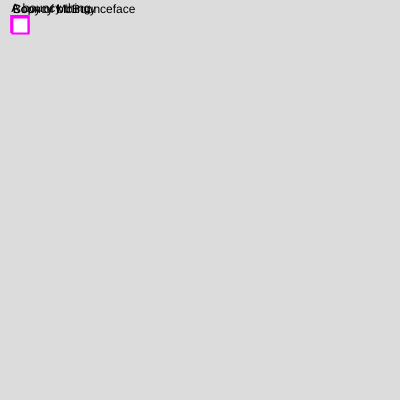
Frame 1 (no input)
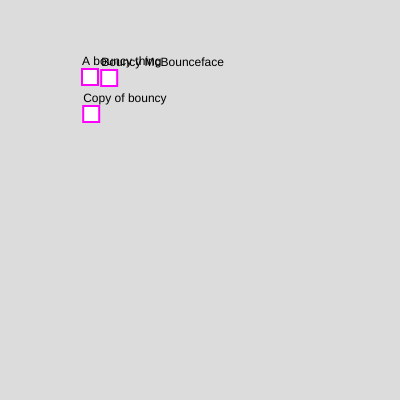
Frame 60 (no input)
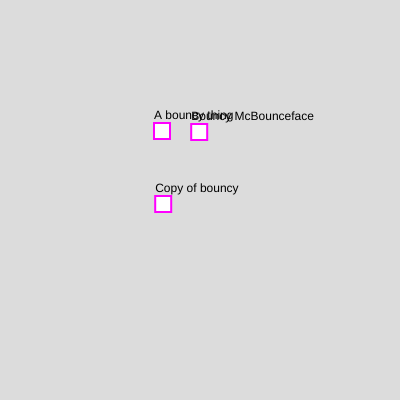
Frame 120 (the mouse pressed at the canvas centre since frame 60)

The p5.js sketch that drew these frames (run headless with seeded random() and noise() and a simulated clock; from frame 60 on, the mouse is pressed at the canvas centre):

// p5.js sketch
// ── sketch.js
let bouncy = {
    size: 16,
    posX: 10,
    posY: 15,
    vitX: 1.2,
    vitY: 0.9,
    name: "A bouncy thing",

    bouger: function () {
        this.posX += this.vitX;
        this.posY += this.vitY;
    },

    rebondir: function () {
        if (this.posX + this.size > width || this.posX < 0) {
            this.vitX *= -1;
            this.changerNom(); 
        }
        if (this.posY + this.size > height || this.posY < 0) {
            this.vitY *= -1;
            this.changerNom(); 
        }
    },

    afficher: function () {
        stroke(255, 0, 255);
        strokeWeight(2);
        square(this.posX, this.posY, this.size);
        noStroke();
        text(this.name, this.posX, this.posY - 4);
    },

    changerNom: function () {
        let noms = ["Wow", "Prout Prout", "Adrien", "Miaou", "Waouf", "Caca"];
        this.name = random(noms);
    },

    update: function () {
        this.bouger();
        this.rebondir();
        this.afficher();
    }
};


let bBouncy = Object.create(bouncy);
bBouncy.name = "Bouncy McBounceface";
bBouncy.vitX = 1.5;

let copyBouncy = Object.create(bouncy);
copyBouncy.name = "Copy of bouncy";
copyBouncy.vitY = 1.5;


function setup() {
    frameRate(120);
    createCanvas(400, 400);
    textSize(12);
}

function draw() {
    background(220);
    bouncy.update();
    bBouncy.update();
    copyBouncy.update();
}
